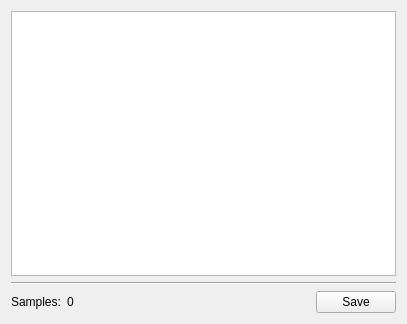
<ui version="4.0" >
 <class>QtLuaProfilerTable</class>
 <widget class="QWidget" name="QtLuaProfilerTable" >
  <property name="geometry" >
   <rect>
    <x>0</x>
    <y>0</y>
    <width>407</width>
    <height>324</height>
   </rect>
  </property>
  <property name="windowTitle" >
   <string>Lua Profiler Results</string>
  </property>
  <layout class="QVBoxLayout" >
   <item>
    <widget class="QTableView" name="tableView" >
     <property name="sortingEnabled" >
      <bool>true</bool>
     </property>
    </widget>
   </item>
   <item>
    <widget class="Line" name="line" >
     <property name="orientation" >
      <enum>Qt::Horizontal</enum>
     </property>
    </widget>
   </item>
   <item>
    <layout class="QHBoxLayout" >
     <item>
      <widget class="QLabel" name="label" >
       <property name="text" >
        <string>Samples:</string>
       </property>
      </widget>
     </item>
     <item>
      <widget class="QLabel" name="samplesLabel" >
       <property name="text" >
        <string>0</string>
       </property>
      </widget>
     </item>
     <item>
      <spacer>
       <property name="orientation" >
        <enum>Qt::Horizontal</enum>
       </property>
       <property name="sizeHint" >
        <size>
         <width>40</width>
         <height>20</height>
        </size>
       </property>
      </spacer>
     </item>
     <item>
      <widget class="QPushButton" name="saveButton" >
       <property name="text" >
        <string>Save</string>
       </property>
      </widget>
     </item>
    </layout>
   </item>
  </layout>
 </widget>
 <resources/>
 <connections/>
</ui>
